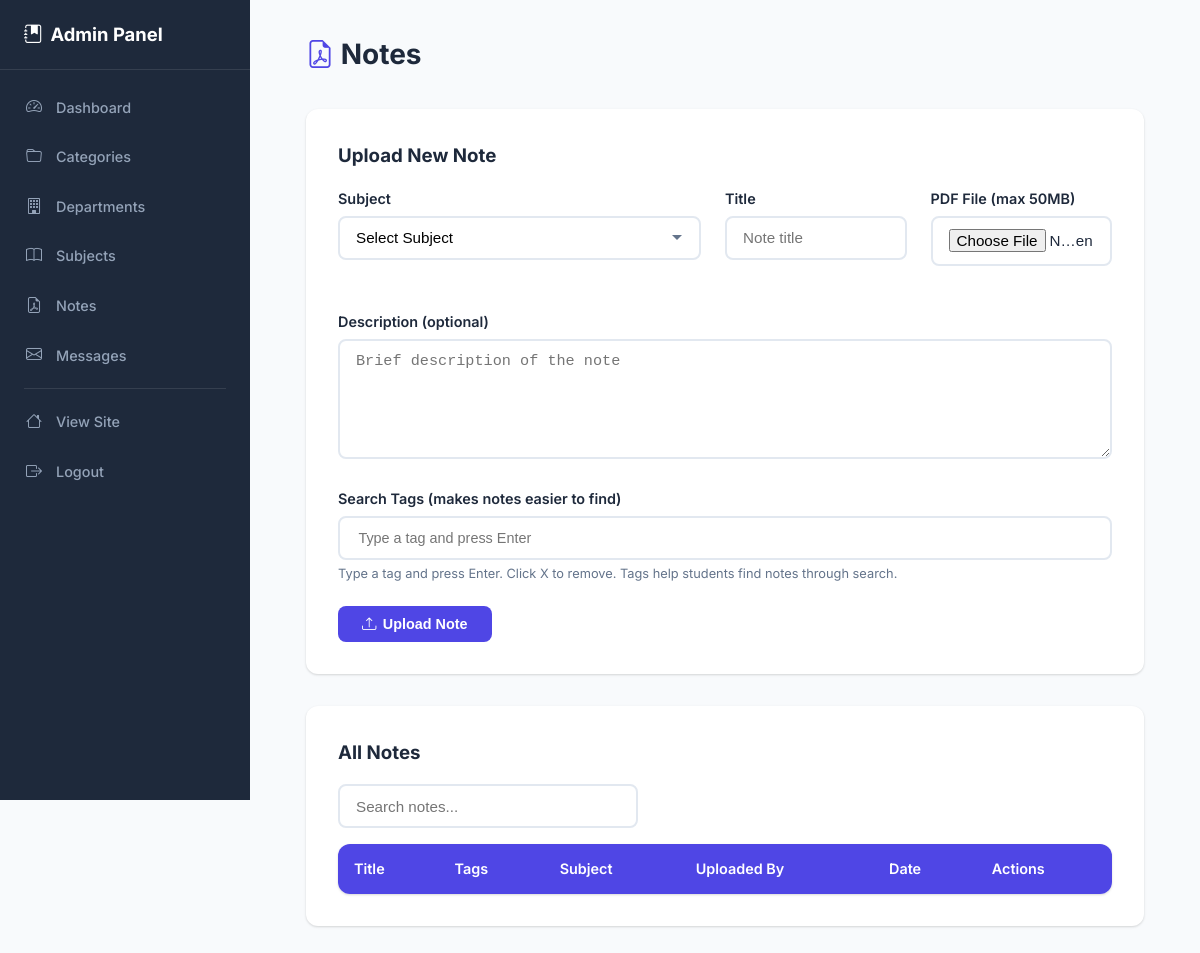
/admin/notes.php (signed in), run on an earlier commit of the app's database.
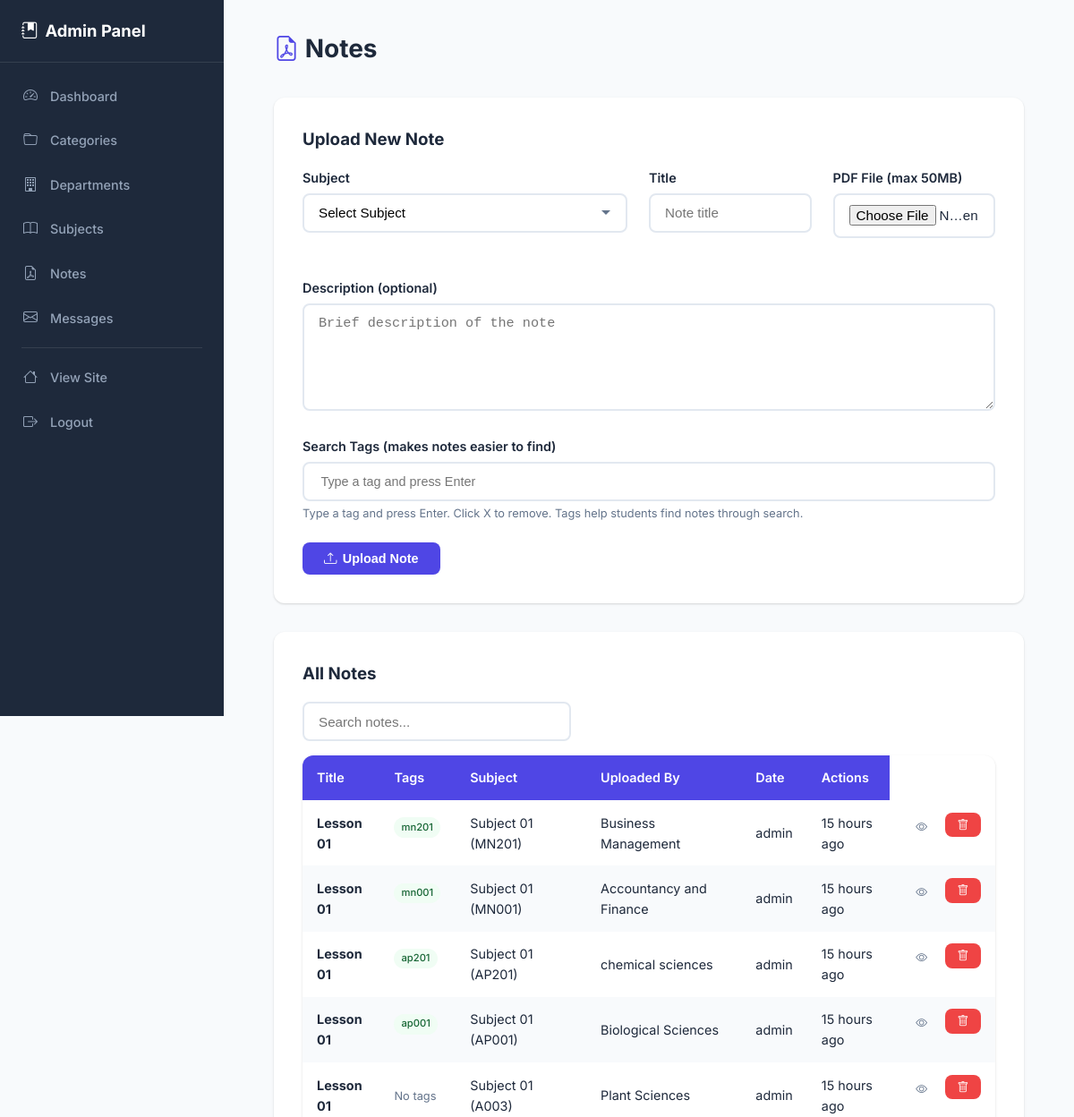
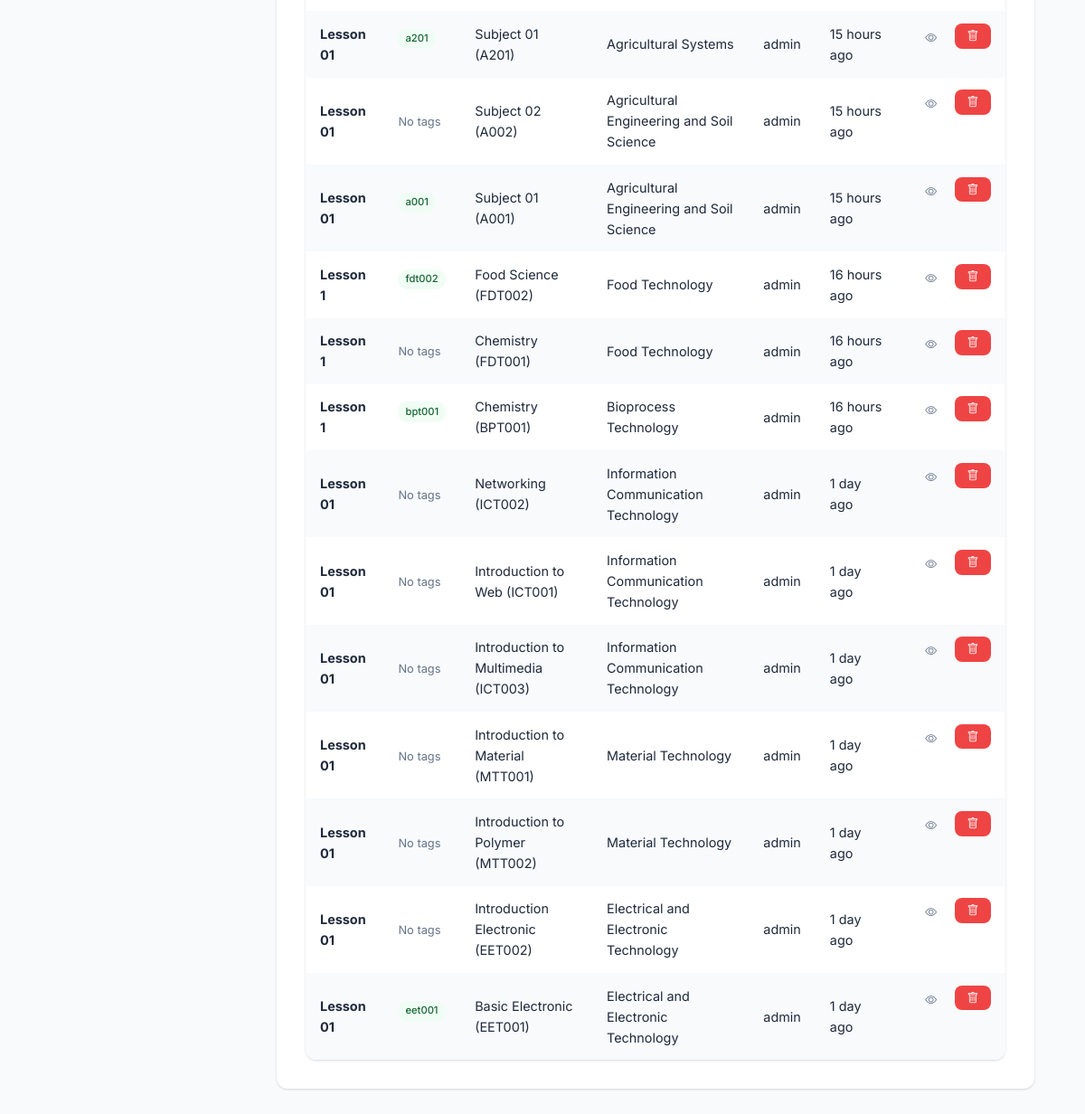
And on a later commit of the database (2 pictures, top to bottom).
### tables this page shows
CREATE TABLE notes (
    id INT AUTO_INCREMENT PRIMARY KEY,
    subject_id INT NOT NULL,
    title VARCHAR(200) NOT NULL,
    description TEXT,
    pdf_path VARCHAR(255) NOT NULL,
    thumbnail_path VARCHAR(255),
    uploaded_by INT,
    created_at TIMESTAMP DEFAULT CURRENT_TIMESTAMP,
    FOREIGN KEY (subject_id) REFERENCES subjects(id) ON DELETE CASCADE,
    FOREIGN KEY (uploaded_by) REFERENCES users(id) ON DELETE SET NULL
);

CREATE TABLE subjects (
    id INT AUTO_INCREMENT PRIMARY KEY,
    department_id INT NOT NULL,
    name VARCHAR(150) NOT NULL,
    code VARCHAR(20),
    created_at TIMESTAMP DEFAULT CURRENT_TIMESTAMP,
    FOREIGN KEY (department_id) REFERENCES departments(id) ON DELETE CASCADE
);

CREATE TABLE departments (
    id INT AUTO_INCREMENT PRIMARY KEY,
    category_id INT NOT NULL,
    name VARCHAR(100) NOT NULL,
    description TEXT,
    created_at TIMESTAMP DEFAULT CURRENT_TIMESTAMP,
    FOREIGN KEY (category_id) REFERENCES categories(id) ON DELETE CASCADE
);

CREATE TABLE users (
    id INT AUTO_INCREMENT PRIMARY KEY,
    username VARCHAR(50) NOT NULL UNIQUE,
    email VARCHAR(100) NOT NULL UNIQUE,
    password VARCHAR(255) NOT NULL,
    role ENUM('admin', 'user') DEFAULT 'user',
    profile_image VARCHAR(255) DEFAULT NULL,
    created_at TIMESTAMP DEFAULT CURRENT_TIMESTAMP
);

### includes/functions.php (called while the page is built, shortened)
<?php
function timeAgo($datetime) {
    $now = new DateTime();
    $ago = new DateTime($datetime);
    $diff = $now->diff($ago);
    if ($diff->d > 0) return $diff->d . ' day' . ($diff->d > 1 ? 's' : '') . ' ago';
    if ($diff->h > 0) return $diff->h . ' hour' . ($diff->h > 1 ? 's' : '') . ' ago';
    return 'Just now';
}

### includes/db.php (called while the page is built, shortened)
<?php
$basePath = '';

### admin/notes.php (the view, shortened to what the changed rows need)
<?php
require_once '../includes/db.php';
require_once '../includes/functions.php';
$notes = $conn->query("SELECT n.*, s.name as subject_name, s.code as subject_code, d.name as dept_name, u.username as uploader,
    (SELECT GROUP_CONCAT(nt.tag SEPARATOR ', ') FROM note_tags nt WHERE nt.note_id = n.id) as tags
    FROM notes n JOIN subjects s ON n.subject_id = s.id JOIN departments d ON s.department_id = d.id LEFT JOIN users u ON n.uploaded_by = u.id ORDER BY n.created_at DESC");
?>
<!DOCTYPE html>
<html lang="en">
<head>
    <link rel="stylesheet" href="../css/style.css?v=<?= filemtime(__DIR__ . '/../css/style.css') ?>">
    <link rel="stylesheet" href="https://cdn.jsdelivr.net/npm/bootstrap-icons@1.11.3/font/bootstrap-icons.min.css">
</head>
<body>
<div class="admin-main">
<div class="page-wrapper">
    <div class="container">
        <div class="page-header">
            <h1><i class="bi bi-file-earmark-pdf" style="color:var(--primary);"></i> Notes</h1>
        </div>
        <div class="card-box" style="overflow-x:auto;">
            <table class="admin-table">
                <thead>
                    <tr><th>Title</th><th>Tags</th><th>Subject</th><th>Uploaded By</th><th>Date</th><th>Actions</th></tr>
                </thead>
                <tbody>
                    <?php while ($note = $notes->fetch_assoc()): ?>
                    <tr class="filterable-item">
                        <td><strong><?= htmlspecialchars($note['title']) ?></strong></td>
                        <td>
                            <?php if ($note['tags']): ?>
                            <div class="note-tags">
                                <?php foreach (explode(', ', $note['tags']) as $tag): ?>
                                <span class="note-tag"><?= htmlspecialchars($tag) ?></span>
                                <?php endforeach; ?>
                            </div>
                            <?php else: ?>
                            <span style="color:var(--gray);font-size:0.8rem;">No tags</span>
                            <?php endif; ?>
                        </td>
                        <td><?= htmlspecialchars($note['subject_name']) ?> (<?= htmlspecialchars($note['subject_code']) ?>)</td>
                        <td><?= htmlspecialchars($note['dept_name']) ?></td>
                        <td><?= htmlspecialchars($note['uploader'] ?? 'N/A') ?></td>
                        <td><?= timeAgo($note['created_at']) ?></td>
                        <td class="actions">
                            <a href="<?= $basePath ?>view_note.php?id=<?= $note['id'] ?>" class="btn btn-sm btn-ghost" target="_blank"><i class="bi bi-eye"></i></a>
                            <?php $delMsg = htmlspecialchars(json_encode("Delete \"{$note['title']}\"?\n\nThis will also remove its file, comments and saved copies.", JSON_UNESCAPED_SLASHES | JSON_UNESCAPED_UNICODE)); ?>
                            <form method="POST" style="display:inline;" onsubmit="return confirm(<?= $delMsg ?>);">
                                <button type="submit" class="btn btn-sm btn-danger"><i class="bi bi-trash"></i></button>
                            </form>
                        </td>
                    </tr>
                    <?php endwhile; ?>
                </tbody>
            </table>
        </div>
    </div>
</div>
</div>
</body>
</html>

What changed in the data, as far as the page shows it:
added notes: title "Lesson 01", tag "mn201", subject.name "Subject 01", subject.code "MN201", departments.name "Business Management", uploaded_by.username "admin", created_at "15 hours ago"
added notes: title "Lesson 01", tag "mn001", subject.name "Subject 01", subject.code "MN001", departments.name "Accountancy and Finance", uploaded_by.username "admin", created_at "15 hours ago"
added notes: title "Lesson 01", tag "ap201", subject.name "Subject 01", subject.code "AP201", departments.name "chemical sciences", uploaded_by.username "admin", created_at "15 hours ago"
added notes: title "Lesson 01", tag "ap001", subject.name "Subject 01", subject.code "AP001", departments.name "Biological Sciences", uploaded_by.username "admin", created_at "15 hours ago"
added notes: title "Lesson 01", shows "No tags", subject.name "Subject 01", subject.code "A003", departments.name "Plant Sciences", uploaded_by.username "admin", created_at "15 hours ago", shown under "All Notes"
added notes: title "Lesson 01", tag "a201", subject.name "Subject 01", subject.code "A201", departments.name "Agricultural Systems", uploaded_by.username "admin", created_at "15 hours ago"
added notes: title "Lesson 01", shows "No tags", subject.name "Subject 02", subject.code "A002", departments.name "Agricultural Engineering and Soil Science", uploaded_by.username "admin", created_at "15 hours ago", shown under "All Notes"
added notes: title "Lesson 01", tag "a001", subject.name "Subject 01", subject.code "A001", departments.name "Agricultural Engineering and Soil Science", uploaded_by.username "admin", created_at "15 hours ago"
added notes: title "Lesson 1", tag "fdt002", subject.name "Food Science", subject.code "FDT002", departments.name "Food Technology", uploaded_by.username "admin", created_at "16 hours ago"
added notes: title "Lesson 1", shows "No tags", subject.name "Chemistry", subject.code "FDT001", departments.name "Food Technology", uploaded_by.username "admin", created_at "16 hours ago", shown under "All Notes"
added notes: title "Lesson 1", tag "bpt001", subject.name "Chemistry", subject.code "BPT001", departments.name "Bioprocess Technology", uploaded_by.username "admin", created_at "16 hours ago"
added notes: title "Lesson 01", shows "No tags", subject.name "Networking", subject.code "ICT002", departments.name "Information Communication Technology", uploaded_by.username "admin", created_at "1 day ago", shown under "All Notes"
added notes: title "Lesson 01", shows "No tags", subject.name "Introduction to Web", subject.code "ICT001", departments.name "Information Communication Technology", uploaded_by.username "admin", created_at "1 day ago", shown under "All Notes"
added notes: title "Lesson 01", shows "No tags", subject.name "Introduction to Multimedia", subject.code "ICT003", departments.name "Information Communication Technology", uploaded_by.username "admin", created_at "1 day ago", shown under "All Notes"
added notes: title "Lesson 01", shows "No tags", subject.name "Introduction to Material", subject.code "MTT001", departments.name "Material Technology", uploaded_by.username "admin", created_at "1 day ago", shown under "All Notes"
added notes: title "Lesson 01", shows "No tags", subject.name "Introduction to Polymer", subject.code "MTT002", departments.name "Material Technology", uploaded_by.username "admin", created_at "1 day ago", shown under "All Notes"
added notes: title "Lesson 01", shows "No tags", subject.name "Introduction Electronic", subject.code "EET002", departments.name "Electrical and Electronic Technology", uploaded_by.username "admin", created_at "1 day ago", shown under "All Notes"
added notes: title "Lesson 01", tag "eet001", subject.name "Basic Electronic", subject.code "EET001", departments.name "Electrical and Electronic Technology", uploaded_by.username "admin", created_at "1 day ago"
